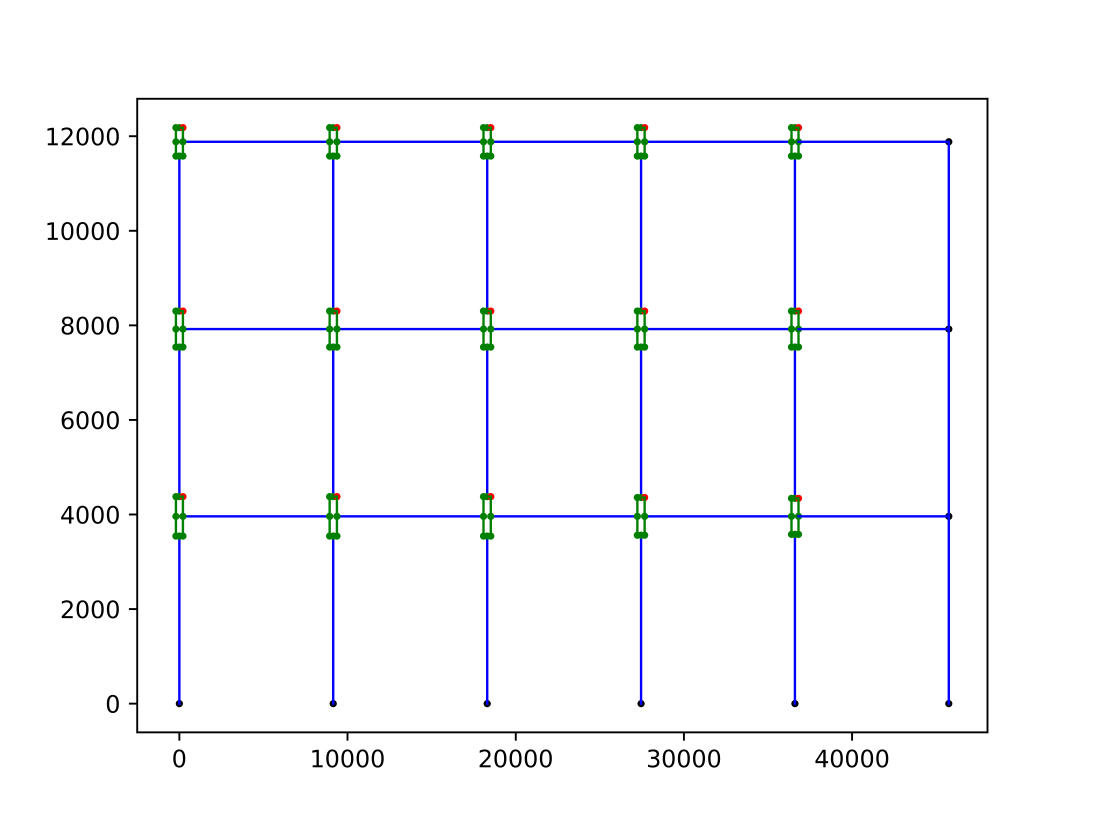
#> input picture 3S_Benchmark.png, 7680 x 5760 px (shown at 1/7 size); its folder holds only this picture in this run
$ python -i WriteScript.py   (imports and definitions only)
#> lines starting #> are read from the running program, lines starting #| are printed output that depends on the picture
from __future__ import annotations
from typing import TYPE_CHECKING
if TYPE_CHECKING:
    from MRFHelper import Frame
from pathlib import Path
from tkinter import messagebox
import matplotlib.pyplot as plt
from typing import Dict, Tuple, Union, Type
import re


"""
Generate tcl script for time history and pushover analysis using OpenSees
Writen by: Wenchen Lie
2024-03-17
"""

# [1294 lines that did not run here, left out]

>>> import cv2
>>> picture = cv2.imread('3S_Benchmark.png', cv2.IMREAD_GRAYSCALE)
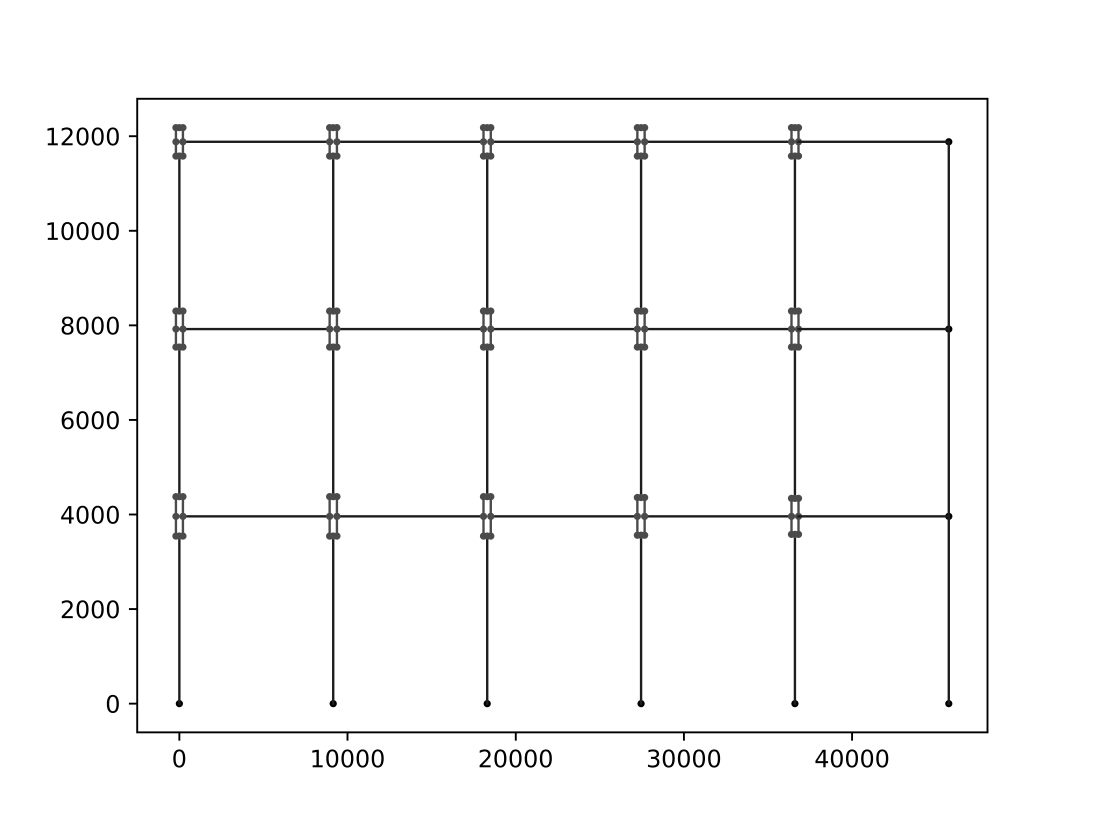
#> picture: shape (5760, 7680) (shown at 1/7 size); min 0, max 255, mean 248.1
#> (the run stopped early here; a loop or call above may not have finished)

$ run again, on 9S_Benchmark.png
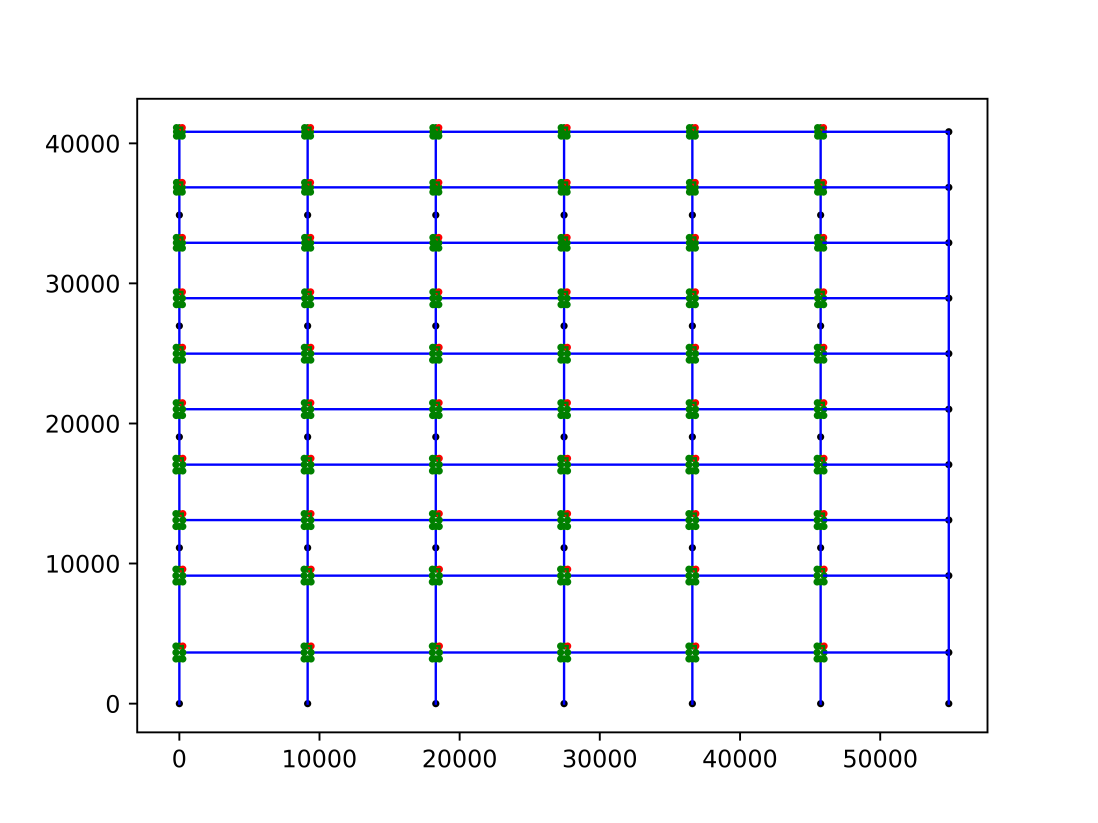
#> input picture 9S_Benchmark.png, 7680 x 5760 px (shown at 1/7 size)
#> `picture = cv2.imread('3S_Benchmark.png', cv2.IMREAD_GRAYSCALE)`:
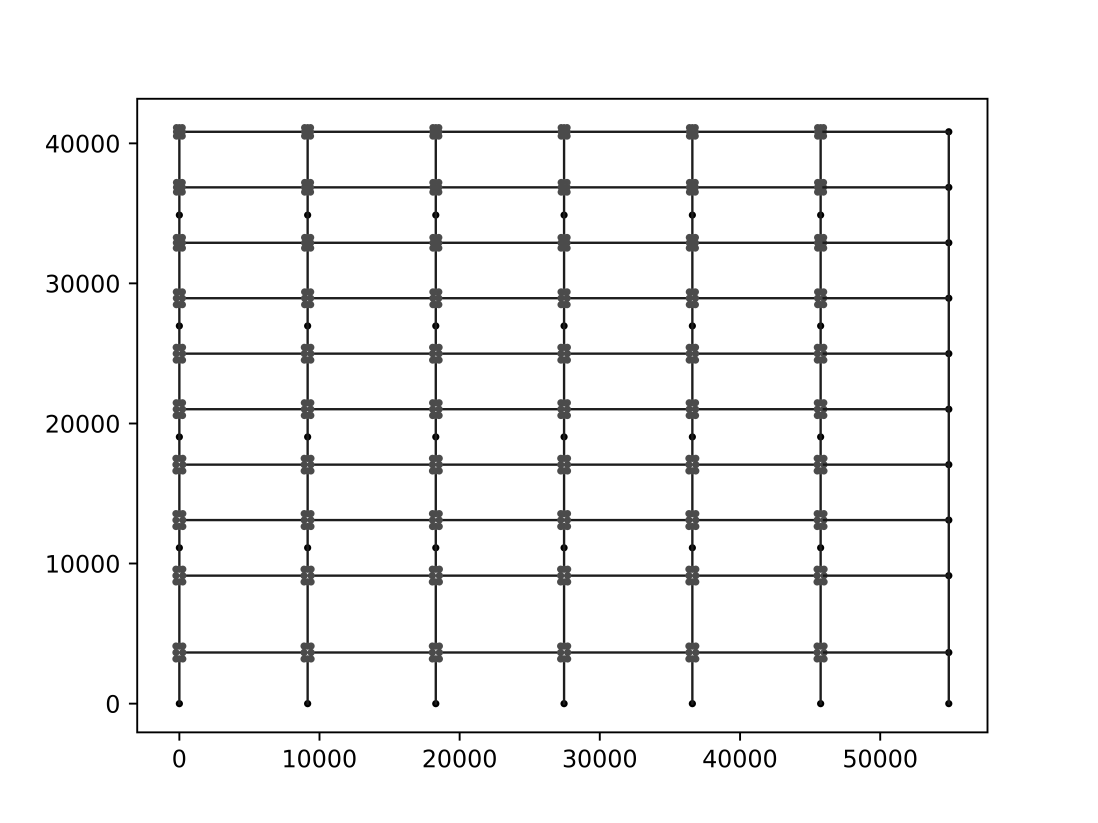
#> picture: shape (5760, 7680) (shown at 1/7 size); min 0, max 255, mean 243.2

$ run again, on 4SMRF.png
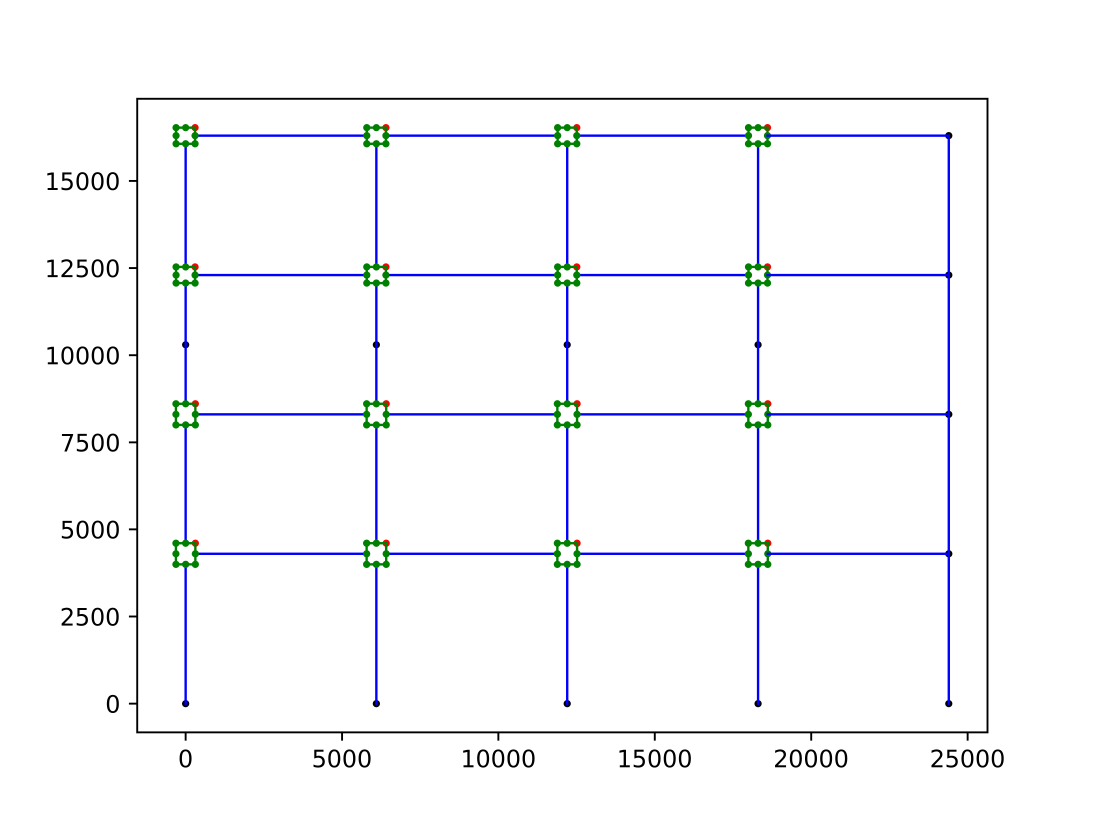
#> input picture 4SMRF.png, 7680 x 5760 px (shown at 1/7 size)
#> `picture = cv2.imread('3S_Benchmark.png', cv2.IMREAD_GRAYSCALE)`:
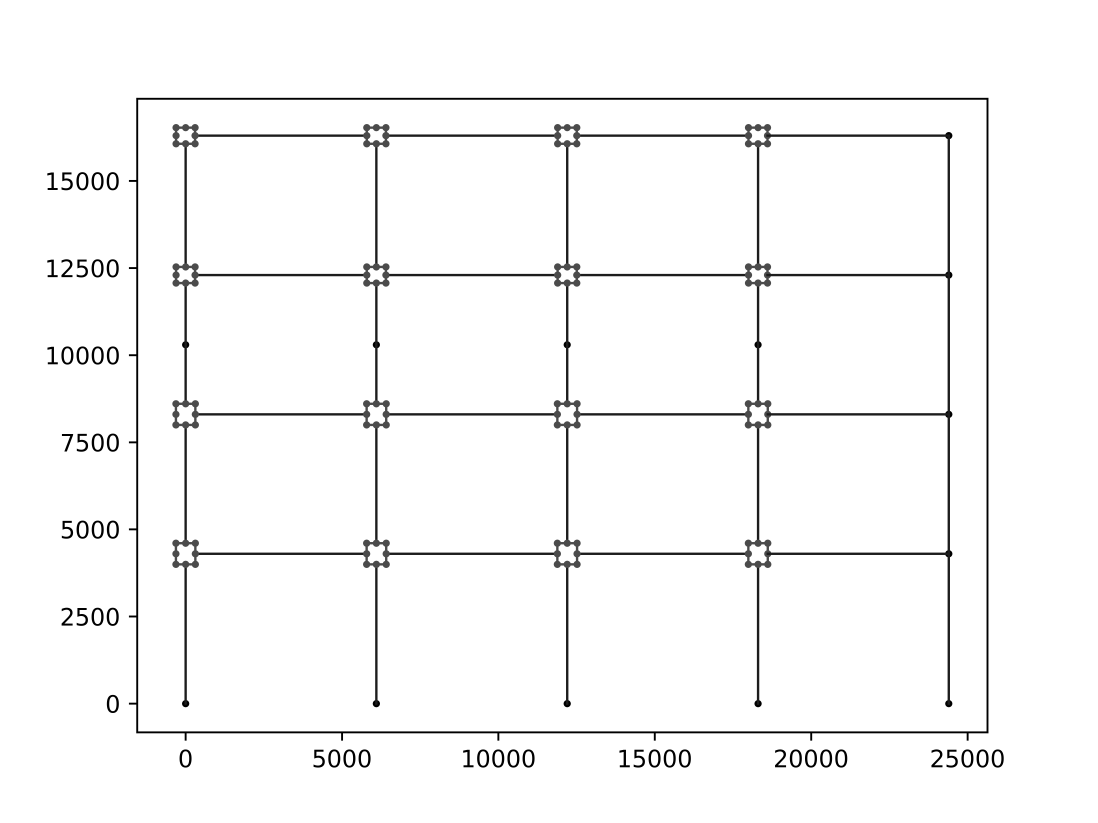
#> picture: shape (5760, 7680) (shown at 1/7 size); min 0, max 255, mean 247.7
